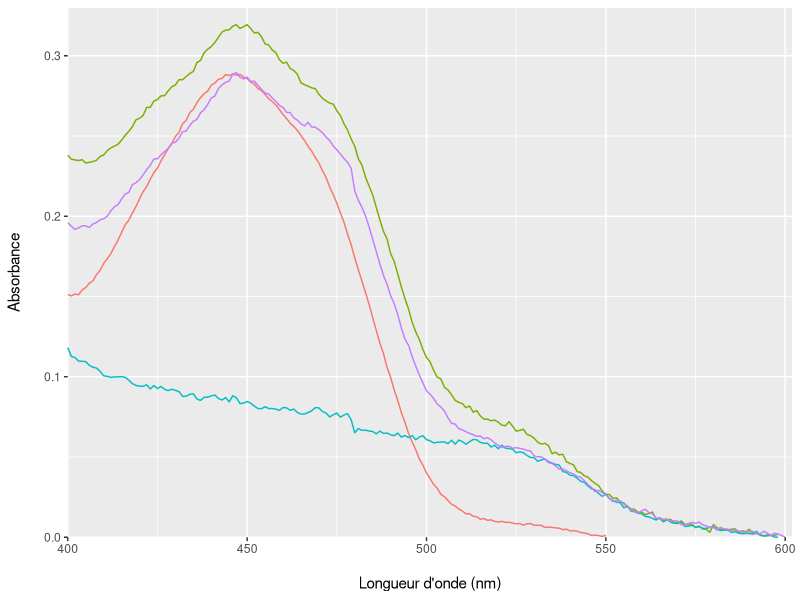
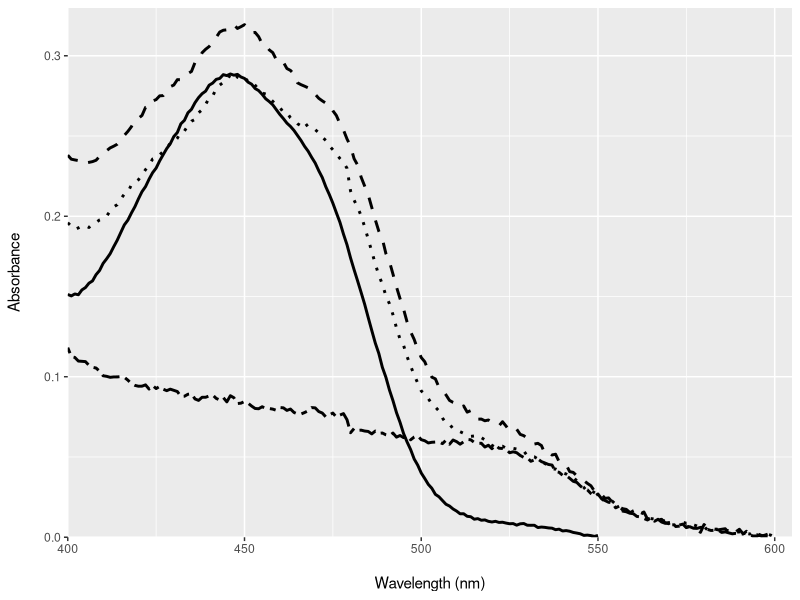

Write the R code that produced these figures, in order.
graphics.off()
remove(list = ls())

library(ggplot2)
library(cowplot)
library(reshape2)

data <- read.csv("ControleTitrationNQR.csv", header = TRUE)
df.600 <- data[data$wavelength == 600,]

result <- data.frame(abs = numeric(0))

for (i in (2:5)) {
  x <- data[,i] - data[,i][data[,1] == 600]
  result <- rbind(result, data.frame(abs = x))
}

data2 <- melt(data, id = "wavelength")

result <- cbind(result, data2[,1:2])

result$abs[result$variable == "FMN_libre"] <- result$abs[result$variable == "FMN_libre"]/2.05

g <- ggplot(data = result,
            aes(x = wavelength, 
                y = abs, 
                color = factor(variable, 
                               labels = c("FMN libre", "NQR oxydé", "NQR réduit", "NQR fin de titration"))))+
  geom_line() +
  theme(legend.position = "none") +
  theme(legend.title = element_blank()) +
  scale_x_continuous(name = "\nLongueur d'onde (nm)",
                     expand = c(0,0),
                     limits = c(400, 602)) +
  scale_y_continuous(name = "Absorbance\n",
                     expand = c(0,0),
                     limits = c(0,0.33))
g

save_plot("control_titration_NQR_fr.png", g, base_aspect_ratio = 1.3)

g <- ggplot(data = result,
            aes(x = wavelength, 
                y = abs, 
                linetype = variable))+
  geom_line(size = 1) +
  scale_linetype_manual(values = c("solid", "dashed", "twodash", "dotted")) +
  theme(legend.position = "none") +
  scale_x_continuous(name = "\nWavelength (nm)",
                     expand = c(0,0),
                     limits = c(400, 605)) +
  scale_y_continuous(name = "Absorbance\n",
                     expand = c(0,0),
                     limits = c(0,0.33))
g
save_plot("control_titration_NQR.png", g, base_aspect_ratio = 1.3)

